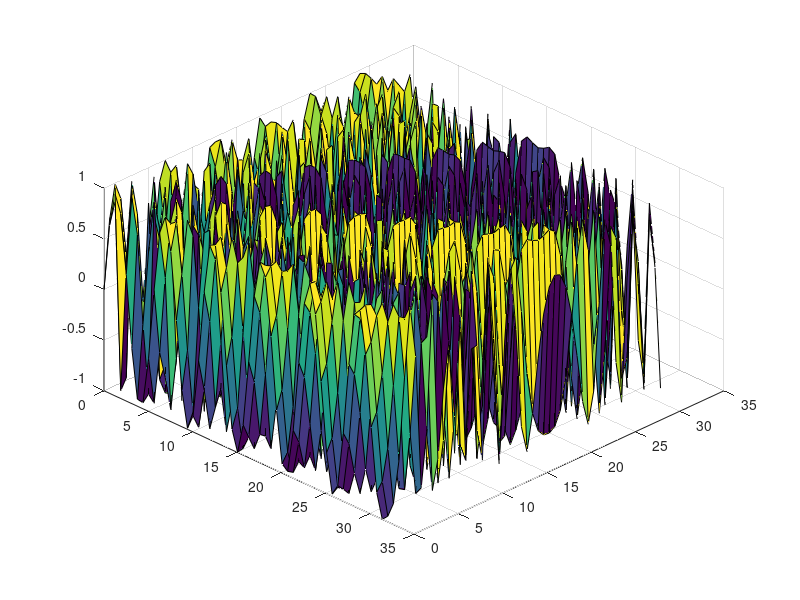

Write the MATLAB code that produced this figure.
x = [0:2*pi/10:10*pi];
y = [0:2*pi/10:10*pi];
f = [0:pi/200:6*pi];

[X,Y]= ndgrid(x,y);

t = sqrt(X.^2+Y.^2);
figure();
pause();
for i=1:length(f)
   Z = sin(-f(i).*t);
   figure(i)=surf(x,y,Z);
    view(45,45);
    pause(1/20)
   % display(strcat("Generating Figure:",num2str(i)));
   % saveas(figure(i),strcat("figure_",num2str(i),".jpg"));
  end
